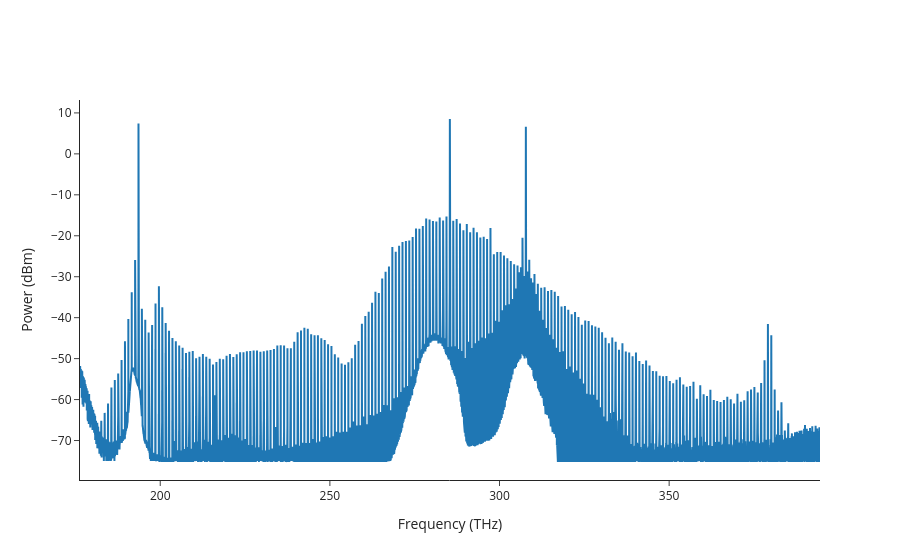

This figure's notebook cell:
### Markdown cell above
There is a DKS, a cooler at around 307 THz, and an auxiliary pump at 193 THz, all passing through the DW. The key point is that there is a hidden third color in the 340 THz band. From the spectrum, this is not immediately clear, right?

### Code cell
trace = pd.read_csv('./Spectra_pzt40.50_stitched.csv')
fig = go.Figure()
tr = [go.Scatter(x = trace.freq*1e-12, y = trace.S, showlegend=False)]
fig.add_traces(tr)
fig.update_xaxes(title = 'Frequency (THz)')
fig.update_yaxes(title = 'Power (dBm)')
fig.show()

### Figure 1 — Plotly figure (JSON) as saved in the notebook; plotly's stock layout.template omitted (floating-point values rounded to 4 significant figures; data arrays with more than 128 entries replaced by an {"elided": "..."} marker saying what was removed)
{"data": [{"showlegend": false, "type": "scatter", "x": {"elided": "84973 float values"}, "y": {"elided": "84973 float values"}}], "layout": {"xaxis": {"title": {"text": "Frequency (THz)"}}, "yaxis": {"title": {"text": "Power (dBm)"}}}}
